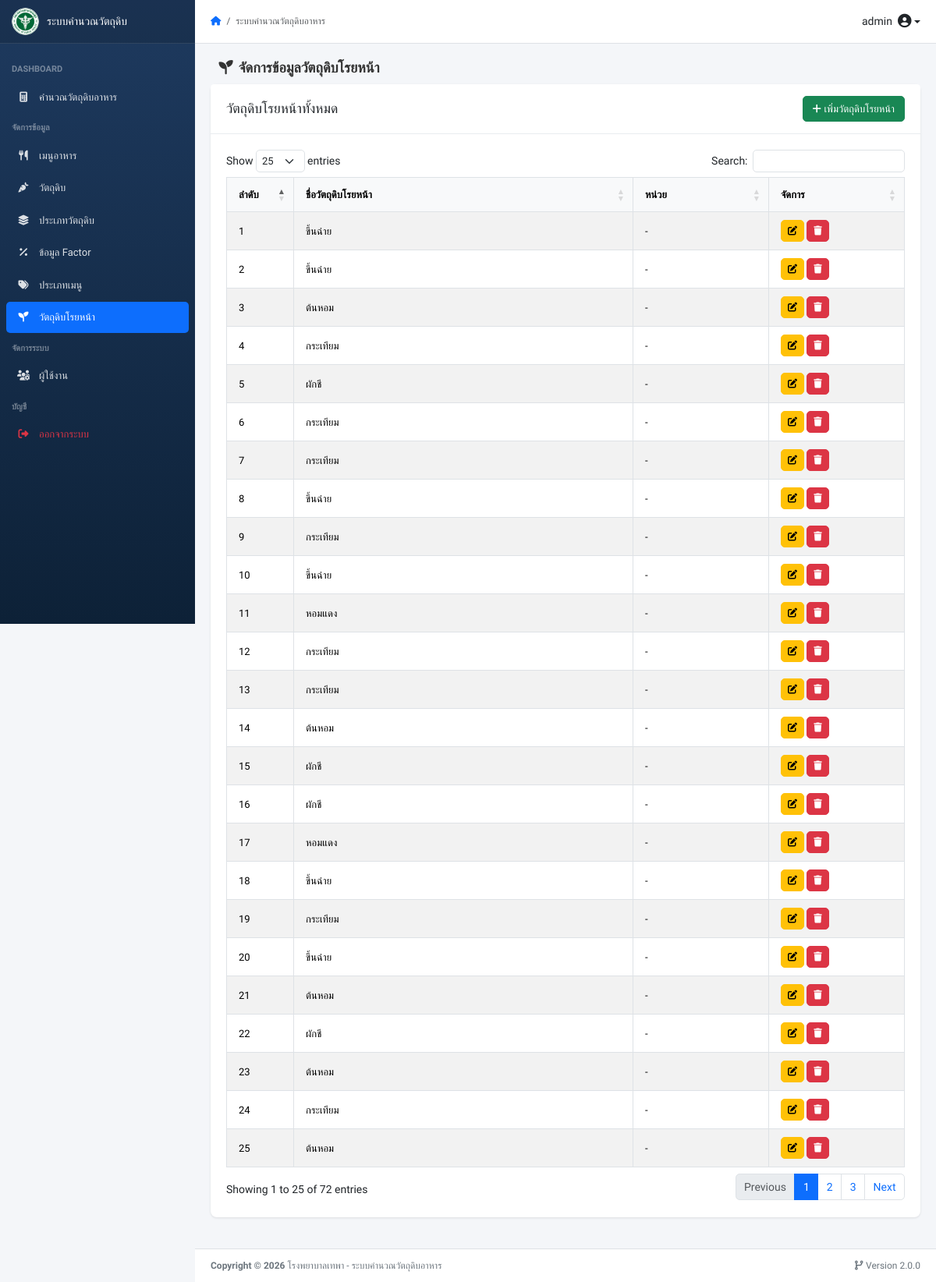
The page /garnish.php (signed in) on the database its author committed.
### tables this page shows
CREATE TABLE `garnish`  (
  `garnish_id` int NOT NULL AUTO_INCREMENT,
  `garnish_name` varchar(255) NULL DEFAULT NULL,
  `garnish_value` double(5, 2) NULL DEFAULT NULL,
  `menu_id` int NOT NULL,
  PRIMARY KEY (`garnish_id`, `menu_id`) USING BTREE
);

### _db/connect.php (called while the page is built, shortened)
<?php
function generateCsrfToken(): string {
    return $_SESSION['csrf_token'];
}
function h(?string $string): string {
    return htmlspecialchars($string ?? '', ENT_QUOTES, 'UTF-8');
}
?>

### garnish.php (the view, shortened to what this page needs)
<?php
include '_db/connect.php';
$csrf_token = generateCsrfToken();
?>
<?php include("header.php"); ?>
<section class="content-header">
  <div class="container-fluid">
    <h1><i class="fas fa-seedling me-2"></i>จัดการข้อมูลวัตถุดิบโรยหน้า</h1>
  </div>
</section>
<section class="content">
  <div class="card">
    <div class="card-header">
      <div class="d-flex justify-content-between align-items-center">
        <h5 class="mb-0">วัตถุดิบโรยหน้าทั้งหมด</h5>
        <button type="button" class="btn btn-success btn-sm" data-bs-toggle="modal" data-bs-target="#myModal">
          <i class="fas fa-plus me-1"></i>เพิ่มวัตถุดิบโรยหน้า
        </button>
      </div>
    </div>
    <div class="card-body">
      <div class="table-responsive">
        <table id="example1" class="table table-bordered table-striped table-hover">
          <thead>
            <tr>
              <th style="width: 10%;">ลำดับ</th>
              <th style="width: 50%;">ชื่อวัตถุดิบโรยหน้า</th>
              <th style="width: 20%;">หน่วย</th>
              <th style="width: 20%;">จัดการ</th>
            </tr>
          </thead>
          <tbody>
            <?php
            $sql = "SELECT * FROM garnish ORDER BY garnish_id ASC";
            $res = mysqli_query($conn, $sql);
            $i = 1;
            while ($row = mysqli_fetch_array($res)) { ?>
              <tr>
                <td><?= $i ?></td>
                <td><?= h($row['garnish_name']) ?></td>
                <td><?= h($row['garnish_unit'] ?? '-') ?></td>
                <td>
                  <button class="btn btn-warning btn-xs" data-bs-toggle="modal" data-bs-target="#modalUpdate<?= $row['garnish_id'] ?>">
                    <i class="fas fa-edit"></i>
                  </button>
                  <button class="btn btn-danger btn-xs" onclick="confirmDelete('crud/garnish_delete.php?garnish_id=<?= $row['garnish_id'] ?>&token=<?= $csrf_token ?>')">
                    <i class="fas fa-trash"></i>
                  </button>
                </td>
              </tr>
            <?php $i++; } ?>
          </tbody>
        </table>
      </div>
    </div>
  </div>
</section>
<?php include('footer.php'); ?>
</body>
</html>

### head.php (style rules this page uses)
:root { --sidebar-width: 250px; --header-height: 56px; --primary-color: #1e3a5f; --primary-dark: #0d2137; }
* { box-sizing: border-box; }
html, body { margin: 0; padding: 0; height: 100%; font-family: 'Sarabun', sans-serif; font-size: 14px; background: #f4f6f9; }
.content-header { padding: 20px 20px 10px; }
.content-header h1 { font-size: 1.3rem; font-weight: 600; margin: 0; color: #333; }
.content { flex: 1; padding: 0 20px 20px; }
.card { border: none; border-radius: 8px; box-shadow: 0 1px 3px rgba(0,0,0,0.1); margin-bottom: 20px; }
.card-header { background: #fff; border-bottom: 1px solid #e9ecef; padding: 15px 20px; font-weight: 500; }
.card-body { padding: 20px; }
.table { width: 100% !important; margin-bottom: 0; }
.table thead th { background: #f8f9fa; border-bottom: 2px solid #dee2e6; font-weight: 600; font-size: 13px; padding: 12px 15px; white-space: nowrap; }
.table tbody td { padding: 10px 15px; vertical-align: middle; font-size: 13px; }
.btn { border-radius: 5px; }
.btn-xs { padding: 4px 8px; font-size: 12px; }
.btn-sm { padding: 6px 12px; font-size: 13px; }

### rows shown on the page
garnish: garnish_name "ขึ้นฉ่าย", garnish_unit "-"
garnish: garnish_name "ขึ้นฉ่าย", garnish_unit "-"
garnish: garnish_name "ต้นหอม", garnish_unit "-"
garnish: garnish_name "กระเทียม", garnish_unit "-"
garnish: garnish_name "ผักชี", garnish_unit "-"
garnish: garnish_name "กระเทียม", garnish_unit "-"
garnish: garnish_name "กระเทียม", garnish_unit "-"
garnish: garnish_name "ขึ้นฉ่าย", garnish_unit "-"
garnish: garnish_name "กระเทียม", garnish_unit "-"
garnish: garnish_name "ขึ้นฉ่าย", garnish_unit "-"
garnish: garnish_name "หอมแดง", garnish_unit "-"
garnish: garnish_name "กระเทียม", garnish_unit "-"
garnish: garnish_name "กระเทียม", garnish_unit "-"
garnish: garnish_name "ต้นหอม", garnish_unit "-"
garnish: garnish_name "ผักชี", garnish_unit "-"
garnish: garnish_name "ผักชี", garnish_unit "-"
garnish: garnish_name "หอมแดง", garnish_unit "-"
garnish: garnish_name "ขึ้นฉ่าย", garnish_unit "-"
garnish: garnish_name "กระเทียม", garnish_unit "-"
garnish: garnish_name "ขึ้นฉ่าย", garnish_unit "-"
garnish: garnish_name "ต้นหอม", garnish_unit "-"
garnish: garnish_name "ผักชี", garnish_unit "-"
garnish: garnish_name "ต้นหอม", garnish_unit "-"
garnish: garnish_name "กระเทียม", garnish_unit "-"
garnish: garnish_name "ต้นหอม", garnish_unit "-"

### other values the page prints
$_SESSION['ses_username'] "admin"
